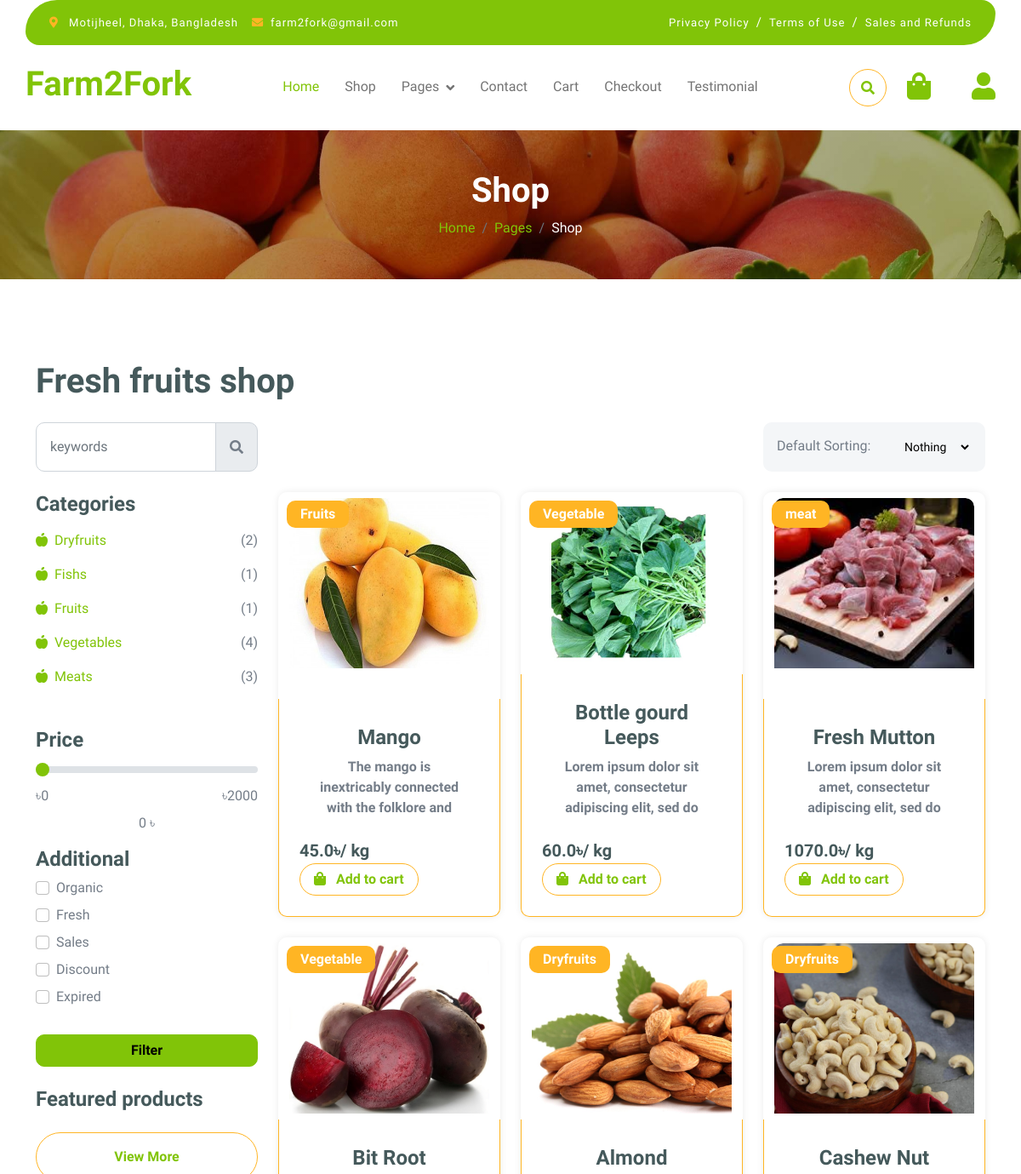
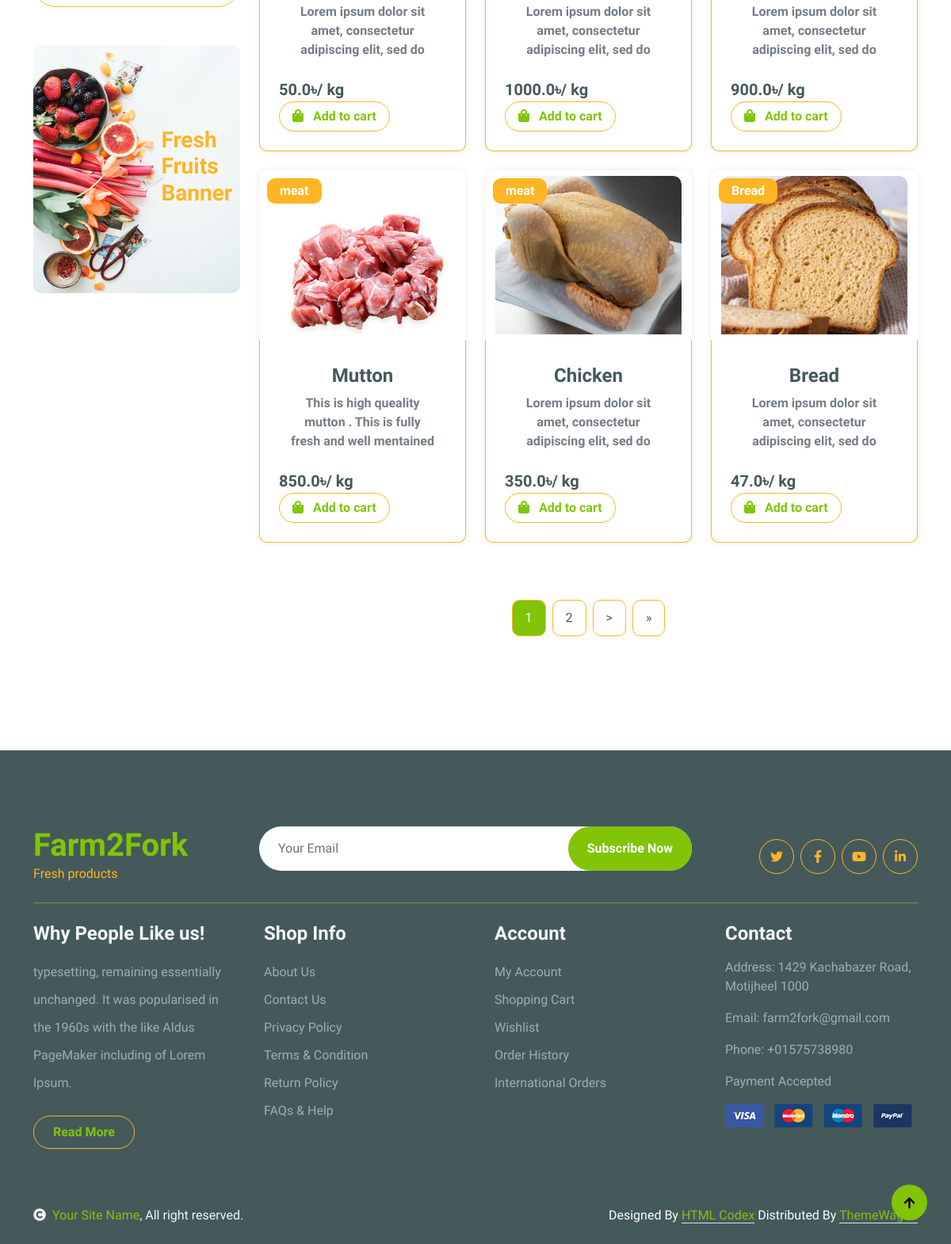
The app's page /shop/ with its own data (2 pictures, top to bottom).
### shop/models.py (models this page shows, shortened)
class Product(models.Model):
    title = models.CharField(max_length=100)
    regular_price = models.FloatField()
    discounted_price = models.FloatField()
    descriptions = models.TextField()
    category = models.CharField(choices=CATEGORY_CHOICES, max_length=2)
    product_image = models.ImageField(upload_to='product_image')
    tags = models.ManyToManyField(Tag, blank=True)

### shop/views.py (the view, shortened to what this page needs)
# urls.py: path('', include('shop.urls')),
def shop(request, data=None):
    products = Product.objects.all()
    price = request.GET.get('price')
    if price:
        try:
            products = products.filter(discounted_price__lte=int(price))
        except ValueError:
            pass
    status_list = request.GET.getlist('status')
    if status_list:
        q = Q()
        for status in status_list:
            q |= Q(tags__name__iexact=status)
        products = products.filter(q).distinct()
    search = request.GET.get('search')
    if search:
        products = products.filter(Q(title__icontains=search) | Q(descriptions__icontains=search))
    sort = request.GET.get('sort')
    if sort == 'popularity':
        products = products.order_by('-id')
    elif sort == 'organic':
        products = products.filter(tags__name__iexact='organic').distinct().order_by('title')
    elif sort == 'fantastic':
        products = products.order_by('-discounted_price')
    featured_products = Product.objects.annotate(tag_count=Count('tags')).filter(tag_count__gt=0).order_by('-tag_count')[:3]
    categories = [
        {'name': 'Dryfruits', 'count': Product.objects.filter(category='DF').count(), 'url': 'Dryfruits'},
        {'name': 'Fishs', 'count': Product.objects.filter(category='FH').count(), 'url': 'Fish'},
        {'name': 'Fruits', 'count': Product.objects.filter(category='F').count(), 'url': 'Fruits'},
        {'name': 'Vegetables', 'count': Product.objects.filter(category='V').count(), 'url': 'Vegetable'},
        {'name': 'Meats', 'count': Product.objects.filter(category='M').count(), 'url': 'meat'},
    ]
    paginator = Paginator(products, 9)
    page_number = request.GET.get('page')
    products = paginator.get_page(page_number)
    return render(request, 'shop/shop.html', {
        'products': products,
        'featured_products': featured_products,
        'categories': categories,
    })

### shop/templates/shop/shop.html (shortened to what this page needs)
{% extends "shop/base.html" %}
{% load static %}
    {% block content %}
        <div class="container-fluid page-header py-5">
            <h1 class="text-center text-white display-6">Shop</h1>
            <ol class="breadcrumb justify-content-center mb-0">
                <li class="breadcrumb-item"><a href="#">Home</a></li>
                <li class="breadcrumb-item"><a href="#">Pages</a></li>
                <li class="breadcrumb-item active text-white">Shop</li>
            </ol>
        </div>
        <div class="container-fluid fruite py-5">
            <div class="container py-5">
                <h1 class="mb-4">Fresh fruits shop</h1>
                <div class="row g-4">
                    <div class="col-lg-12">
                        <form method="get" action="{% url 'shop' %}" id="fruitform">
                        <div class="row g-4">
                            <div class="col-xl-3">
                                <div class="input-group w-100 mx-auto d-flex">
                                    <input type="search" name="search" class="form-control p-3" placeholder="keywords" aria-describedby="search-icon-1" value="{{ request.GET.search }}">
                                    <span id="search-icon-1" class="input-group-text p-3"><i class="fa fa-search"></i></span>
                                </div>
                            </div>
                            <div class="col-6"></div>
                            <div class="col-xl-3">
                                <div class="bg-light ps-3 py-3 rounded d-flex justify-content-between mb-4">
                                    <label for="fruits">Default Sorting:</label>
                                    <select id="fruits" name="sort" class="border-0 form-select-sm bg-light me-3">
                                        <option value="">Nothing</option>
                                    </select>
                                </div>
                            </div>
                        </div>
                        <div class="row g-4">
                            <div class="col-lg-3">
                                <div class="row g-4">
                                    <div class="col-lg-12">
                                        <div class="mb-3">
                                            <h4>Categories</h4>
                                            <ul class="list-unstyled fruite-categorie">
                                                {% for cat in categories %}
                                                <li>
                                                    <div class="d-flex justify-content-between fruite-name">
                                                        <a href="{% url "shop-items" cat.url %}"><i class="fas fa-apple-alt me-2"></i>{{ cat.name }}</a>
                                                        <span>({{ cat.count }})</span>
                                                    </div>
                                                </li>
                                                {% endfor %}
                                            </ul>
                                        </div>
                                    </div>
                                    <div class="col-lg-12">
                                            <div class="mb-3">
                                                <h4 class="mb-2">Price</h4>
                                                <input type="range" class="form-range w-100" id="rangeInput" name="price" min="0" max="2000" value="{{ request.GET.price|default:0 }}" oninput="amount.value = rangeInput.value">
                                                <div class="d-flex justify-content-between">
                                                    <span>৳0</span>
                                                    <span>৳2000</span>
                                                </div>
                                                <div class="text-center mt-2">
                                                    <output id="amount">{{ request.GET.price|default:0 }}</output> ৳
                                                </div>
                                            </div>
                                            <div class="mb-3">
                                                <h4>Additional</h4>
                                                <div class="form-check mb-2">
                                                    <input type="checkbox" class="form-check-input me-2" id="status-organic" name="status" value="organic" {% if 'organic' in request.GET.status %}checked{% endif %}>
                                                    <label class="form-check-label" for="status-organic">Organic</label>
                                                </div>
                                                <div class="form-check mb-2">
                                                    <input type="checkbox" class="form-check-input me-2" id="status-fresh" name="status" value="fresh" {% if 'fresh' in request.GET.status %}checked{% endif %}>
                                                    <label class="form-check-label" for="status-fresh">Fresh</label>
                                                </div>
                                                <div class="form-check mb-2">
                                                    <input type="checkbox" class="form-check-input me-2" id="status-sales" name="status" value="sales" {% if 'sales' in request.GET.status %}checked{% endif %}>
                                                    <label class="form-check-label" for="status-sales">Sales</label>
                                                </div>
                                                <div class="form-check mb-2">
                                                    <input type="checkbox" class="form-check-input me-2" id="status-discount" name="status" value="discount" {% if 'discount' in request.GET.status %}checked{% endif %}>
                                                    <label class="form-check-label" for="status-discount">Discount</label>
                                                </div>
                                                <div class="form-check mb-2">
                                                    <input type="checkbox" class="form-check-input me-2" id="status-expired" name="status" value="expired" {% if 'expired' in request.GET.status %}checked{% endif %}>
                                                    <label class="form-check-label" for="status-expired">Expired</label>
                                                </div>
                                            </div>
                                            <button type="submit" class="btn btn-primary mt-3 w-100">Filter</button>
                                    </div>
                                    <div class="col-lg-12">
                                        <h4 class="mb-3">Featured products</h4>
                                        <div class="d-flex justify-content-center my-4">
                                            <a href="#" class="btn border border-secondary px-4 py-3 rounded-pill text-primary w-100">View More</a>
                                        </div>
                                    </div>
                                    <div class="col-lg-12">
                                        <div class="position-relative">
                                            <img src="img/banner-fruits.jpg" class="img-fluid w-100 rounded" alt="">
                                            <div class="position-absolute" style="top: 50%; right: 10px; transform: translateY(-50%);">
                                                <h3 class="text-secondary fw-bold">Fresh <br> Fruits <br> Banner</h3>
                                            </div>
                                        </div>
                                    </div>
                                </div>
                            </div>
                            <div class="col-lg-9">
                                <div class="row g-4 justify-content-center">
                                    {% for product in products %}
                                    <div class="col-md-6 col-lg-6 col-xl-4">
                                        <div class="rounded position-relative fruite-item">
                                            <a href="{% url "productdetails" product.id %}" class='btn'>
                                            <div class="fruite-img">
                                                <img src="{{product.product_image.url}}" class="img-fluid w-100 rounded-top" alt="">
                                            </div>
                                            <div class="text-white bg-secondary px-3 py-1 rounded position-absolute" style="top: 10px; left: 10px;">{{product.get_category_display}}</div>
                                            <div class="p-4 border border-secondary border-top-0 rounded-bottom">
                                                <h4>{{product.title}}</h4>
                                                <p id='product-desc'>{{product.descriptions}}</p></a>
                                                <div class="d-flex justify-content-between flex-lg-wrap">
                                                    <p class="text-dark fs-5 fw-bold mb-0">{{product.discounted_price}}৳/ kg</p>
                                                    <button class="add-to-cart btn border border-secondary rounded-pill px-3 text-primary" data-product-id="{{ product.id }}"><i class="fa fa-shopping-bag me-2 text-primary"></i> Add to cart</button>
                                                </div>
                                            </div>
                                        </div>
                                    </div>
                                   {% endfor %}
                                    <div class="col-12">
                                        <div class="pagination d-flex justify-content-center mt-5">
                                            {% for num in products.paginator.page_range %}
                                                {% if products.number == num %}
                                                    <a href="?page={{ num }}" class="active rounded">{{ num }}</a>
                                                {% elif num > products.number|add:'-3' and num < products.number|add:'3' %}
                                                    <a href="?page={{ num }}" class="rounded">{{ num }}</a>
                                                {% endif %}
                                            {% endfor %}
                                            {% if products.has_next %}
                                                <a href="?page={{ products.next_page_number }}" class="rounded">&gt;</a>
                                                <a href="?page={{ products.paginator.num_pages }}" class="rounded">&raquo;</a>
                                            {% endif %}
                                        </div>
                                    </div>
{% endblock content %}

### records on screen
Product: product_image (picture), category "Fruits", title "Mango", descriptions "The mango is inextricably connected with the folklore and…", discounted_price "45.0"
Product: product_image (picture), category "Vegetable", title "Bottle gourd Leeps", descriptions "Lorem ipsum dolor sit amet, consectetur adipiscing elit, sed do…", discounted_price "60.0"
Product: product_image (picture), category "meat", title "Fresh Mutton", descriptions "Lorem ipsum dolor sit amet, consectetur adipiscing elit, sed do…", discounted_price "1070.0"
Product: product_image (picture), category "Vegetable", title "Bit Root", descriptions "Lorem ipsum dolor sit amet, consectetur adipiscing elit, sed do…", discounted_price "50.0"
Product: product_image (picture), category "Dryfruits", title "Almond", descriptions "Lorem ipsum dolor sit amet, consectetur adipiscing elit, sed do…", discounted_price "1000.0"
Product: product_image (picture), category "Dryfruits", title "Cashew Nut", descriptions "Lorem ipsum dolor sit amet, consectetur adipiscing elit, sed do…", discounted_price "900.0"
Product: product_image (picture), category "meat", title "Mutton", descriptions "This is high queality mutton . This is fully fresh and well mentained…", discounted_price "850.0"
Product: product_image (picture), category "meat", title "Chicken", descriptions "Lorem ipsum dolor sit amet, consectetur adipiscing elit, sed do…", discounted_price "350.0"
Product: product_image (picture), category "Bread", title "Bread", descriptions "Lorem ipsum dolor sit amet, consectetur adipiscing elit, sed do…", discounted_price "47.0"

### other values on screen
{{ cat.name }} "Dryfruits" "Fishs" "Fruits" "Vegetables" "Meats"
{{ cat.count }} "2" "1" "1" "4" "3"
{{ request.GET.price|default:0 }} "0"
{{ num }} "1"
{{ num }} "2"
